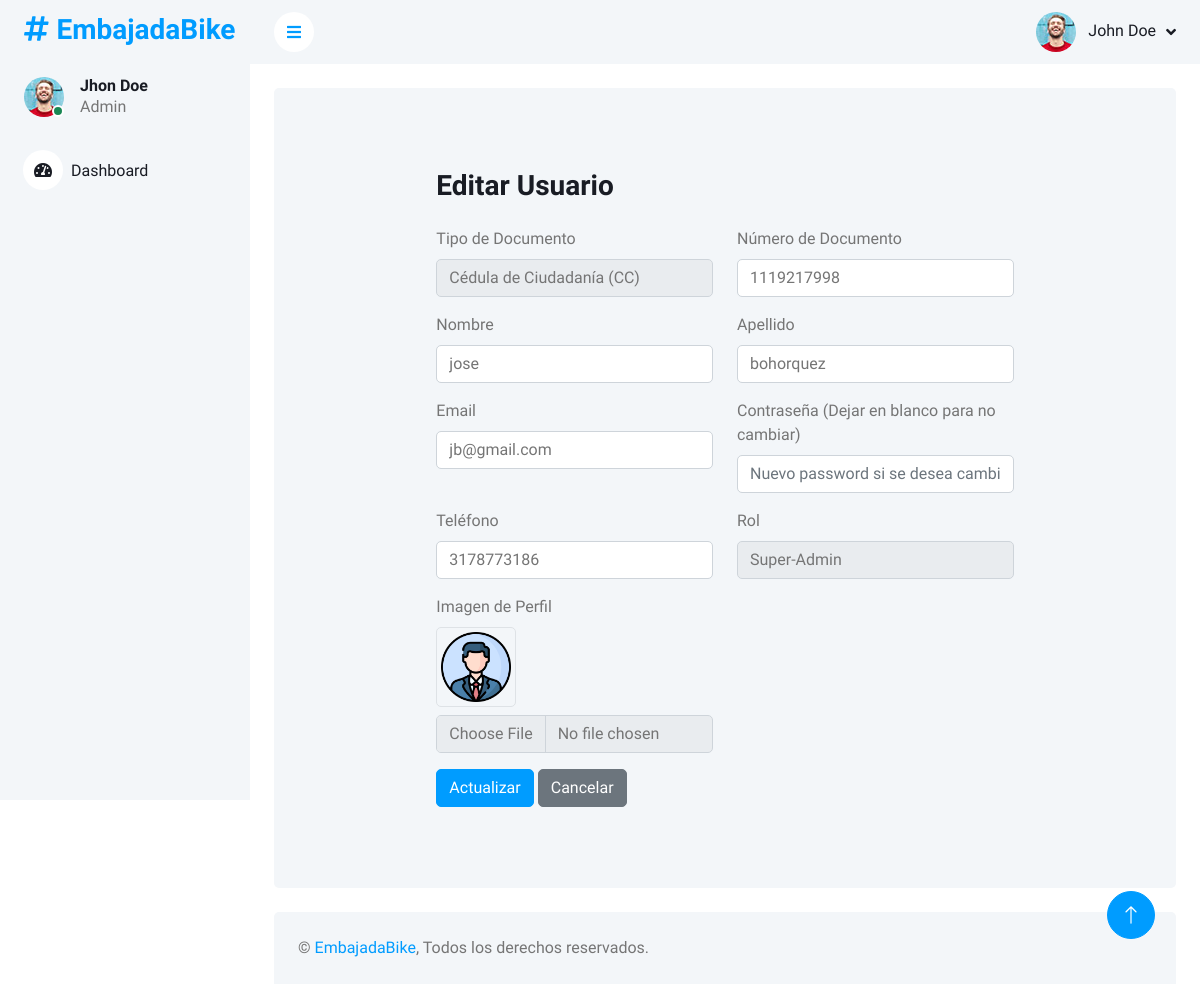
The app's page /index.php?c=Users&a=edit&id=3 (signed in) with its own data.
### tables this page shows
CREATE TABLE `users` (
  `id_user` int NOT NULL COMMENT 'id unico del usuario',
  `user_tipe_doc` varchar(50) DEFAULT NULL COMMENT 'tipo de documento ti, cc, ce, pep',
  `user_num_doc` varchar(50) DEFAULT NULL COMMENT 'numero de documento del usuario',
  `user_name` varchar(50) DEFAULT NULL COMMENT 'nombre del usuario ',
  `user_last_name` varchar(50) DEFAULT NULL COMMENT 'apellidos del usuario ',
  `user_email` varchar(50) DEFAULT NULL COMMENT 'correo del usuario ',
  `user_pwd` varchar(50) DEFAULT NULL COMMENT 'contraseña del usuario ',
  `user_phone` varchar(50) DEFAULT NULL COMMENT 'telefono del usuario ',
  `user_charge` int DEFAULT NULL COMMENT 'rol o cargo dentro del sistema',
  `user_image` varchar(50) DEFAULT NULL COMMENT 'ruta de la imagen donde se alaceno la imagen de perfil del usuario'
);

CREATE TABLE `charges` (
  `charge_id` int NOT NULL COMMENT 'id unico de cada rol',
  `charge_name` char(50) DEFAULT NULL COMMENT 'nombre del rol',
  `charge_desc` varchar(50) DEFAULT NULL COMMENT 'descripcion del rol o permisos'
);

### models/Database.php (called while the page is built)
<?php
    class Database {
        private static $instance = null;
        private $pdo;
            private function __construct() {
                try {
                    $dsn = "mysql:host=localhost;dbname=en_bajada_bike_db;charset=utf8mb4";
                    $username = "root";
                    $password = "";
                    $this->pdo = new PDO($dsn, $username, $password);
                    $this->pdo->setAttribute(PDO::ATTR_ERRMODE, PDO::ERRMODE_EXCEPTION);
                } catch (PDOException $ex) {
                    die("Error en la conexión: " . $ex->getMessage());
                }
            }
            public static function getInstance() {
                if (!self::$instance) {
                    self::$instance = new Database();
                }
                return self::$instance;
            }
            public function getConnection() {
                return $this->pdo;
            }
    }
?>

### models/User.php (called while the page is built, shortened)
<?php
	require_once "Database.php";
			class User {
				private $pdo;
					public function __construct() {
						$this->pdo = Database::getInstance()->getConnection();
					}
						public function getById($id_user) {
							$stmt = $this->pdo->prepare("SELECT * FROM users WHERE id_user = ?");
							$stmt->execute([$id_user]);
							return $stmt->fetch(PDO::FETCH_ASSOC);
						}
		}
?>

### models/Charge.php (called while the page is built, shortened)
<?php
    require_once "Database.php";
            class Charge {
                private $pdo;
                    public function __construct() { $this->pdo = Database::getInstance()->getConnection(); }
                        public function getAll() {
                            $stmt = $this->pdo->prepare("SELECT * FROM charges");
                            $stmt->execute();
                            return $stmt->fetchAll(PDO::FETCH_ASSOC);
                        }
        }
?>

### views/charges/admin/pages/users/update_user.php (the view, shortened to what this page needs)
<div class="container-fluid pt-4 px-4">
    <div class="row vh-100 bg-light rounded align-items-center justify-content-center mx-0">
        <div class="col-12 col-md-8">
            <h3 class="mb-4">Editar Usuario</h3>
            <form action="index.php?c=Users&a=edit" method="POST" enctype="multipart/form-data">
                <div class="row">
<div class="col-md-6 mb-3">
    <label for="user_tipe_doc" class="form-label">Tipo de Documento</label>
    <select name="user_tipe_doc" id="user_tipe_doc" class="form-control" required>
        <option value="CC" <?php echo ($user['user_tipe_doc'] == "CC") ? "selected" : ""; ?>>
            Cédula de Ciudadanía (CC)
        </option>
    </select>
</div>
                    <div class="col-md-6 mb-3">
                        <label for="user_num_doc" class="form-label">Número de Documento</label>
                        <input type="text" class="form-control" id="user_num_doc" name="user_num_doc" value="<?php echo $user['user_num_doc']; ?>" required>
                    </div>
                    <div class="col-md-6 mb-3">
                        <label for="user_name" class="form-label">Nombre</label>
                        <input type="text" class="form-control" id="user_name" name="user_name" value="<?php echo $user['user_name']; ?>" required>
                    </div>
                    <div class="col-md-6 mb-3">
                        <label for="user_last_name" class="form-label">Apellido</label>
                        <input type="text" class="form-control" id="user_last_name" name="user_last_name" value="<?php echo $user['user_last_name']; ?>" required>
                    </div>
                    <div class="col-md-6 mb-3">
                        <label for="user_email" class="form-label">Email</label>
                        <input type="email" class="form-control" id="user_email" name="user_email" value="<?php echo $user['user_email']; ?>" required>
                    </div>
                    <div class="col-md-6 mb-3">
                        <label for="user_pwd" class="form-label">Contraseña (Dejar en blanco para no cambiar)</label>
                        <input type="password" class="form-control" id="user_pwd" name="user_pwd" placeholder="Nuevo password si se desea cambiar">
                    </div>
                    <div class="col-md-6 mb-3">
                        <label for="user_phone" class="form-label">Teléfono</label>
                        <input type="text" class="form-control" id="user_phone" name="user_phone" value="<?php echo $user['user_phone']; ?>" required>
                    </div>
                    <div class="col-md-6 mb-3">
                        <label for="user_charge" class="form-label">Rol</label>
                        <select name="user_charge" id="user_charge" class="form-control" required>
                            <?php foreach($charges as $charge): ?>
                                <option value="<?php echo $charge['charge_id']; ?>" <?php if($user['user_charge'] == $charge['charge_id']) echo "selected"; ?>>
                                    <?php echo $charge['charge_name']; ?>
                                </option>
                            <?php endforeach; ?>
                        </select>
                    </div>
                    <div class="col-md-6 mb-3">
                        <label for="user_image" class="form-label">Imagen de Perfil</label>
                        <?php if(!empty($user['user_image'])): ?>
                            <div class="mb-2">
                                <img src="assets/images/profile/<?php echo $user['user_image']; ?>" alt="Perfil" class="img-thumbnail" width="80">
                            </div>
                        <?php endif; ?>
                        <input type="file" class="form-control" id="user_image" name="user_image" accept="image/*">
                    </div>
                </div>
                <button type="submit" class="btn btn-primary">Actualizar</button>
                <a href="index.php?c=Users" class="btn btn-secondary">Cancelar</a>
            </form>
        </div>
    </div>
</div>

### assets/dep/dashboard/css/style.css (style rules this page uses)
:root { --primary: #009CFF; --light: #F3F6F9; --dark: #191C24; }
.btn { transition: .5s; }
.btn.btn-primary { color: #FFFFFF; }

### records on screen
users: user_tipe_doc "Cédula de Ciudadanía (CC)", user_num_doc "1119217998", user_name "jose", user_last_name "bohorquez", user_email "jb@gmail.com", user_phone "3178773186", user_charge "Super-Admin", user_image (picture)
